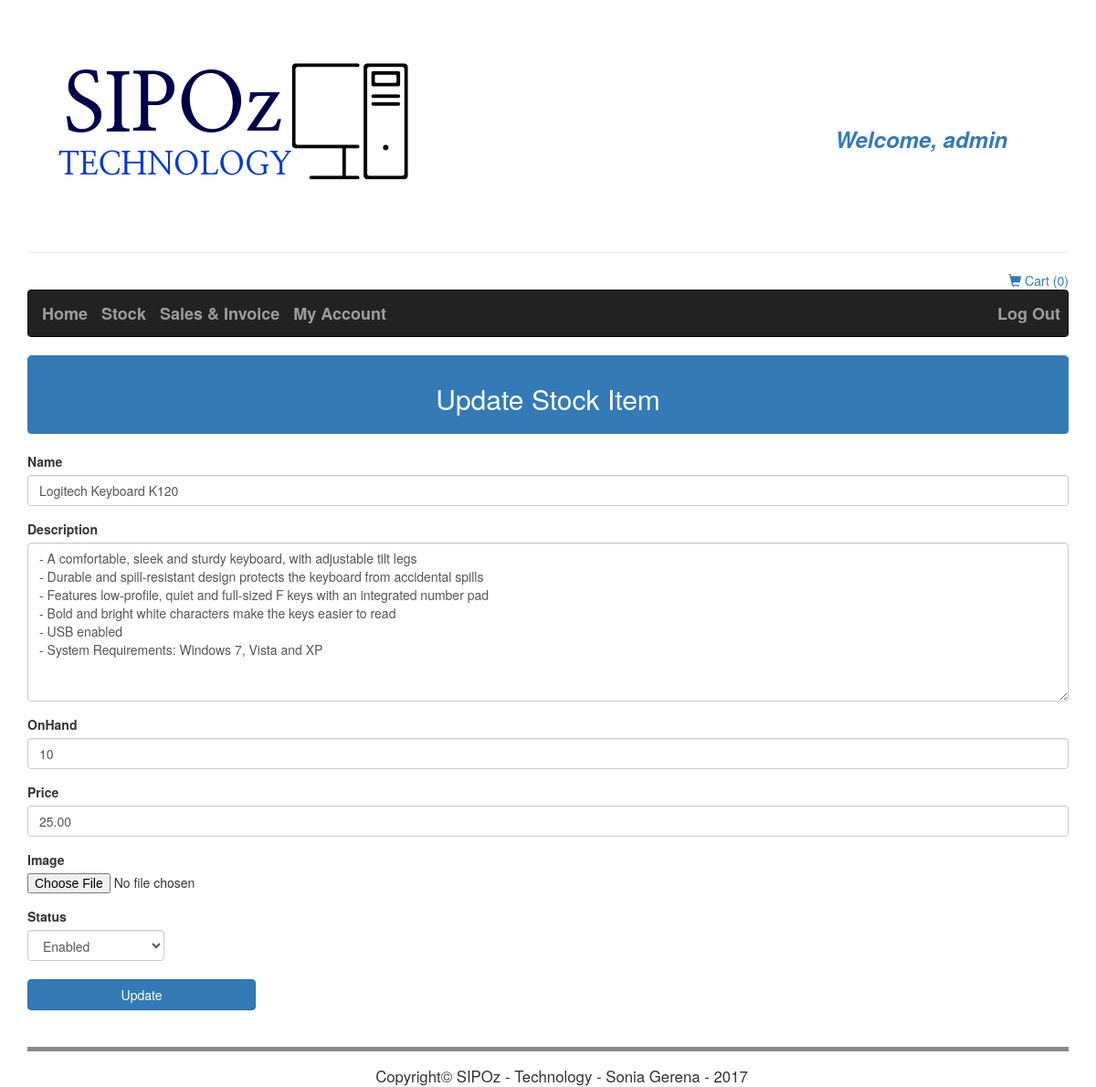
Screenshot of /home.php?page=stockCreate&stockId=2 (signed in) with the database file from the repository.
### tables this page shows
CREATE TABLE IF NOT EXISTS `sipoz_stock` (
  `sipoz_stock_id` int(11) NOT NULL AUTO_INCREMENT,
  `sipoz_stock_name` varchar(250) DEFAULT NULL,
  `sipoz_stock_description` text,
  `sipoz_stock_onhand` varchar(5) DEFAULT NULL,
  `sipoz_stock_price` decimal(7,2) DEFAULT NULL,
  `sipoz_stock_status` char(1) DEFAULT NULL,
  `sipoz_stock_filepath` varchar(250) DEFAULT NULL,
  PRIMARY KEY (`sipoz_stock_id`)
);

### objects/Stock.php (called while the page is built, shortened)
<?php
class Stock
{
    protected $name;
    protected $description;
    protected $onHand;
    protected $price;
    protected $status;
    public static function loadArray($ids = null, $name = null)
    {
        $db = openDB();
        $sql = "
            SELECT
                *
            FROM
                sipoz_stock
        ";
        if (!empty($ids)) {
            $ids = implode(", ", $ids);
            $sql .= " WHERE sipoz_stock_id IN (" . $ids . ")";
        }
        $stockItems = array();
        $MysqliResult = $db->query($sql);
        if (!empty($MysqliResult)) {
            $i = 0;
            while ($row = $MysqliResult->fetch_assoc()) {
                $StockResult = new Stock;
                $StockResult->setId($row['sipoz_stock_id']);
                $StockResult->setName($row['sipoz_stock_name']);
                $StockResult->setDescription($row['sipoz_stock_description']);
                $StockResult->setOnHand($row['sipoz_stock_onhand']);
                $StockResult->setPrice($row['sipoz_stock_price']);
                $StockResult->setStatus($row['sipoz_stock_status']);
                $StockResult->setPath($row['sipoz_stock_filepath']);
                $stockItems[$i] = $StockResult;
                $i++;
              }
        }
        return $stockItems;
    }
    public function setName($name)
    {
        $this->name = $name;
    }
    public function setDescription($description)
    {
        $this->description = $description;
    }
    public function setOnHand($onHand)
    {
        $this->onHand = $onHand;
    }
    public function setPrice($price)
    {
        $this->price = $price;
    }
    public function setStatus($status)
    {
        $this->status = $status;
    }
    public function getName()
    {
        return $this->name;
    }
    public function getDescription()
    {
        return $this->description;
    }
    public function getOnHand()
    {
        return $this->onHand;
    }
    public function getPrice()
    {
        return $this->price;
    }
    public function getStatus()
    {
        return $this->status;
    }
}

### stockCreateEdit.php (the view, shortened to what this page needs)
<?php
    require_once ("objects/Stock.php");
    if (!empty($id)) {
        $ids = array($id);
        $StockItem = Stock::loadArray($ids);
        $StockItem = $StockItem[0];
        $updateCreate = "Update Stock Item";
    } else {
        $StockItem = new Stock();
        $updateCreate = "Create New Stock";
    }
?>
<div id='content' class="center">
    <div class="panel panel-primary">
        <div class="panel-heading">
            <div class="text-center">
                <h2 class="panel-title-texte"><?php echo $updateCreate; ?></h2>
            </div>
        </div>
    </div>
</div>
<form name="stockCreateEdit" method="post" action="stockUpdate.php" enctype="multipart/form-data">
    <div class="form-group">
        <label for="PutName">Name</label>
            <input type="text" class="form-control" id="name" name="name" placeholder="New Stock Name ..... " value="<?php if (!empty($id)) { echo $StockItem->getName(); }?>">
    </div>
    <div class="form-group">
        <label for="PutDescription">Description</label>
            <textarea class="form-control" rows="8" cols="40" id="description" name="description" placeholder="New Stock Description ..... "><?php if (!empty($id)) { echo $StockItem->getDescription(); }?></textarea>
    </div>
    <div class="form-group">
        <label for="PutOnHand">OnHand</label>
            <input type="text" class="form-control" id="onHand" name="onHand" placeholder="New Stock onHand ..... " value="<?php if (!empty($id)) { echo $StockItem->getOnHand(); }?>">
    </div>
    <div class="form-group">
        <label for="PutPrice">Price</label>
            <input type="text" class="form-control" id="price" name="price" placeholder="New Stock price ..... " value="<?php if (!empty($id)) { echo $StockItem->getPrice(); }?>">
    </div>
    <div class="form-group">
        <label for="PutImage">Image</label>
        <input type="file" name="uploadFile" id="uploadFile">
    </div>
    <div>
        <label>Status</label>
    </div>
    <select class="form-control" style="width: 150px" name="status" id="status">
        <option value="e" <?php if (!empty($id) && $StockItem->getStatus() === "e") { echo 'selected="selected"'; }?>>Enabled</option>
    </select>
    <br>
    <div>
        <?php
            if (!empty($create)) {
        ?>
            <input type="submit" class="btn btn-primary" style="width: 250px" value="Create">
        <?php
            } else {
        ?>
            <input type="submit" class="btn btn-primary" style="width: 250px" value="Update">
        <?php
            }
        ?>
    </div>
</form>

### rows the page displays
sipoz_stock: name "Logitech Keyboard K120", description "- A comfortable, sleek and sturdy keyboard, with adjustable tilt legs - Durable and spill-resistant design protects the keyboard from accidental spills - Features low-profile, quiet and full-sized F keys with an integrated number pad - Bold and bright white characters make the keys easier to read - USB enabled - System Requirements: Windows 7, Vista and XP", onHand "10", price "25.00", status "Enabled"

### other values shown
$user ", admin"
$qty "0"
$updateCreate "Update Stock Item"
